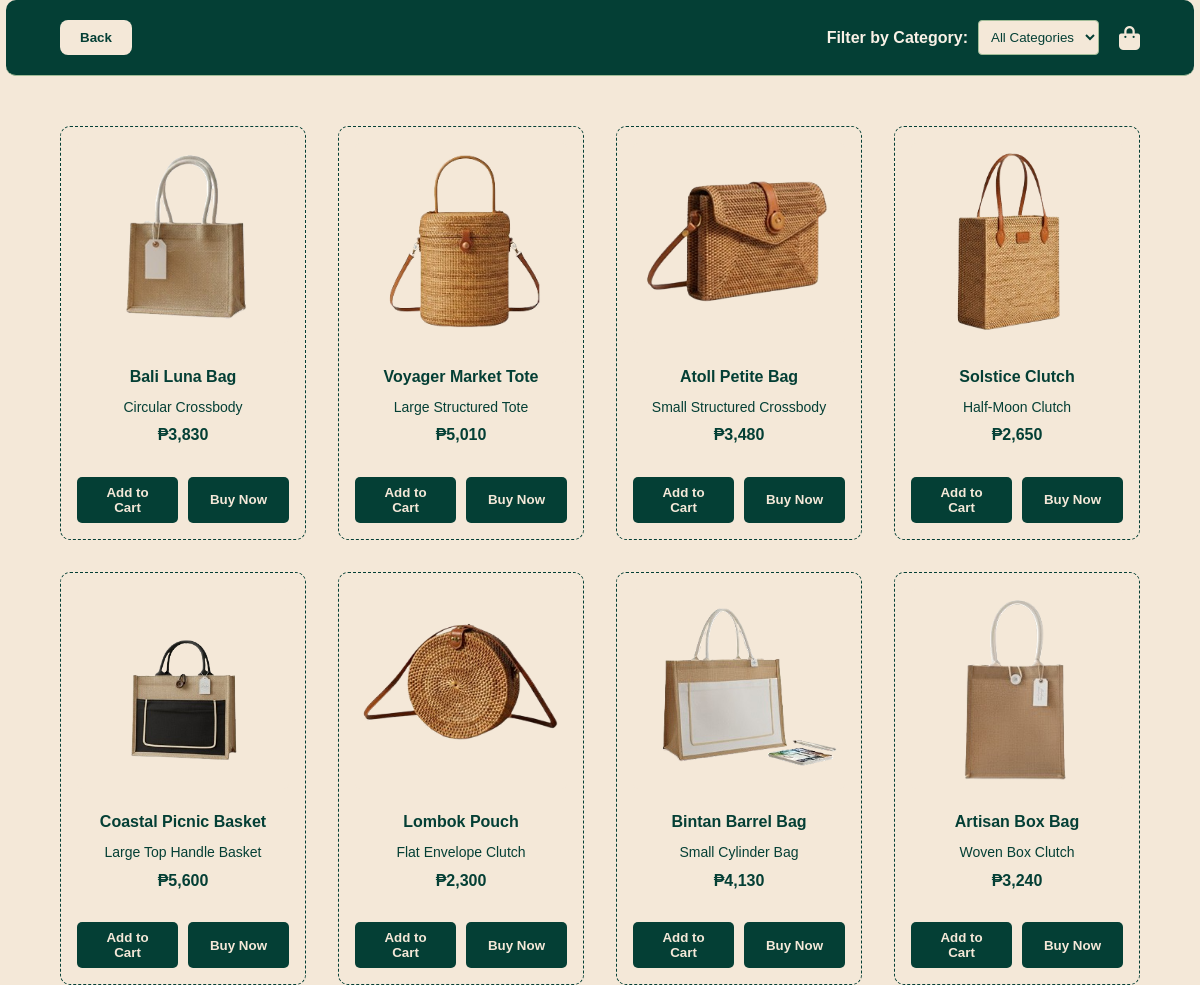
Screenshot of /catalog.php with the database file from the repository.
### tables this page shows
CREATE TABLE `inventory` (
  `item_id` int(11) NOT NULL,
  `item` varchar(255) DEFAULT NULL,
  `category` varchar(255) DEFAULT NULL,
  `image` varchar(255) DEFAULT NULL,
  `price` int(11) DEFAULT NULL,
  `description` varchar(255) DEFAULT NULL
);

### classes/Database.php (called while the page is built)
<?php
class Database {
    private static $instance = null;
    private $pdo;
    private function __construct() {
        $host = 'localhost';
        $dbname = 'therattanco_db';
        $username = 'root';
        $password = '';
        try {
            $this->pdo = new PDO("mysql:host=$host;dbname=$dbname", $username, $password);
            $this->pdo->setAttribute(PDO::ATTR_ERRMODE, PDO::ERRMODE_EXCEPTION);
        } catch (PDOException $e) {
            die("Database connection failed: " . $e->getMessage());
        }
    }
    public static function getInstance() {
        if (self::$instance === null) {
            self::$instance = new Database();
        }
        return self::$instance;
    }
    public function getConnection() {
        return $this->pdo;
    }
}
?>

### classes/Product.php (called while the page is built, shortened)
<?php
require_once 'Database.php';
class Product {
    private $db;
    public function __construct() {
        $this->db = Database::getInstance()->getConnection();
    }
    public function getAllProducts() {
        $stmt = $this->db->query("SELECT * FROM inventory ORDER BY item_id");
        return $stmt->fetchAll(PDO::FETCH_ASSOC);
    }
}
?>

### catalog.php (the view, shortened to what this page needs)
<?php
require_once 'classes/Product.php';
$productObj = new Product();
$products = $productObj->getAllProducts();
?>
<!DOCTYPE html>
<html lang="en">
<head>
    <link rel="stylesheet" href="https://cdnjs.cloudflare.com/ajax/libs/font-awesome/6.0.0-beta3/css/all.min.css">
    <link rel="stylesheet" href="styles.css">
    <link rel="stylesheet" href="catalog.css">
</head>
<body>
    <div class="catalog-header">
        <button class="back-btn" onclick="window.location.href='index.php'">Back</button>
        <div class="filter-container">
            <label for="category-filter">Filter by Category:</label>
            <select id="category-filter" onchange="filterProducts()">
                <option value="">All Categories</option>
            </select>
            <i class="fas fa-shopping-bag cart-icon" onclick="showCart()"></i>
        </div>
    </div>
    <div class="products-grid">
        <?php if (empty($products)): ?>
            <p class="empty-message">No products found in this category.</p>
        <?php else: ?>
            <?php foreach ($products as $product): ?>
                <div class="product-card">
                    <img src="<?= htmlspecialchars($product['image']) ?>" alt="<?= htmlspecialchars($product['item']) ?>">
                    <h3><?= htmlspecialchars($product['item']) ?></h3>
                    <p><?= htmlspecialchars(substr($product['description'], 0, 50)) ?></p>
                    <span class="price">₱<?= number_format($product['price']) ?></span>
                    <div class="button-group">
                        <button class="product-btn add-to-cart" onclick="addToCart('<?= htmlspecialchars($product['item']) ?>', <?= $product['price'] ?>, '<?= htmlspecialchars($product['image']) ?>')">Add to Cart</button>
                        <button class="product-btn buy-now" onclick="buyNow('<?= htmlspecialchars($product['item']) ?>', <?= $product['price'] ?>, '<?= htmlspecialchars($product['image']) ?>')">Buy Now</button>
                    </div>
                </div>
            <?php endforeach; ?>
        <?php endif; ?>
    </div>
</body>
</html>

### styles.css (style rules this page uses)
:root { --color-rattan: #f4e8d8; --color-green: #6b8e23; --color-dark: #333; --color-white: #fff; --rattan-bg-color: #e3d3b7; --rattan-text-color: #3f3f3f; --rattan-heading-color: #705e54; --rattan-input-bg: #f9f1e6; --rattan-button-bg: #ffffff; --rattan-link-color: #5d4a3e; }
* { box-sizing: border-box; }
html { scroll-behavior: smooth; }
body { margin: 0; padding: 0 5%; font-family: 'Montserrat', sans-serif; font-size: 16px; line-height: 1.6; color: #043F35; background-color: var(--color-rattan); }
.cart-icon { font-size: 1.5em; color: #043F35; cursor: pointer; transition: transform 0.3s ease; margin-left: 30px; }
.products-grid { display: grid; grid-template-columns: repeat(4, 1fr); gap: 32px; }
.product-card { background: var(--color-rattan); padding: 16px; border-radius: 10px; transition: transform 0.3s ease, border-radius 0.3s ease; display: flex; flex-direction: column; justify-content: space-between; height: 100%; }
.product-card img { width: 100%; height: 200px; object-fit: contain; background-color: var(--color-rattan); border-radius: 5px; transition: transform 0.3s ease; }
.product-card h3 { font-size: 16px; margin: 8px 0; color: #043F35; }
.product-card p { font-size: 14px; color: #555; margin-bottom: 8px; }
.product-card .price { font-size: 16px; font-weight: bold; color: #043F35; margin-bottom: 16px; }
.product-btn { background-color: #043F35; color: #f4e8d8; border: none; padding: 8px 16px; border-radius: 5px; cursor: pointer; font-weight: bold; transition: background-color 0.3s ease; width: 100%; display: block; }
.button-group { display: flex; gap: 10px; }
.button-group .product-btn { flex: 1; }

### catalog.css (style rules this page uses)
.catalog-header { width: calc(100% + 10%); margin-left: -5%; margin-right: -5%; padding: 20px 5%; display: flex; justify-content: space-between; align-items: center; background-color: #043F35; color: #f9f1e6; border-bottom: 1px solid #a1bc98; border-radius: 10px; }
.back-btn { padding: 10px 20px; background-color: #f4e8d8; color: #043f35; border: none; border-radius: 8px; cursor: pointer; font-weight: 600; transition: background-color 0.3s; }
.filter-container { display: flex; align-items: center; gap: 10px; }
.filter-container label { font-weight: 600; color: #f9f1e6; }
.filter-container select { padding: 8px; border: 1px solid #a1bc98; border-radius: 4px; background-color: #f4e8d8; color: #043F35; }
.cart-icon { color: #f4e8d8; margin-left: 10px; position: relative; cursor: pointer; }
.product-card { background: var(--color-rattan); padding: 16px; border-radius: 10px; transition: transform 0.3s ease, border-radius 0.3s ease; display: flex; flex-direction: column; justify-content: space-between; height: 100%; margin-top: 50px; border: 1.5px dashed currentColor; }
.product-card h3 { font-size: 16px; margin: 8px 0; color: #043F35; text-align: center; margin-bottom: -20px; }
.product-card p { font-size: 14px; color: #043f35; margin-bottom: -8px; text-align: center; }
.product-card .price { font-size: 16px; font-weight: bold; color: #043F35; margin-bottom: 16px; text-align: center; }

### rows the page displays
inventory: image (picture), item "Bali Luna Bag", description "Circular Crossbody", price "3,830"
inventory: image (picture), item "Voyager Market Tote", description "Large Structured Tote", price "5,010"
inventory: image (picture), item "Atoll Petite Bag", description "Small Structured Crossbody", price "3,480"
inventory: image (picture), item "Solstice Clutch", description "Half-Moon Clutch", price "2,650"
inventory: image (picture), item "Coastal Picnic Basket", description "Large Top Handle Basket", price "5,600"
inventory: image (picture), item "Lombok Pouch", description "Flat Envelope Clutch", price "2,300"
inventory: image (picture), item "Bintan Barrel Bag", description "Small Cylinder Bag", price "4,130"
inventory: image (picture), item "Artisan Box Bag", description "Woven Box Clutch", price "3,240"
